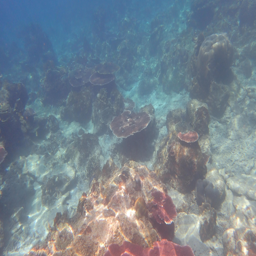
%> input picture 31x.png, 256 x 256 px
$ octave Main.m   (GNU Octave 9; MATLAB toolbox functions it lacks are replaced by stand-ins)
%> lines starting %> are read from the running program, lines starting %| are printed output that depends on the picture
% Underwater Image Enhancement Using Attention-Guided Autoencoder Framework
% Includes refined color and contrast enhancement
% Designed for four categories: Bluish Hazy, Greenish Hazy, Low-Light Bluish, Low-Light Greenish
%
close all;
clear;
clc;
tic;
%% Load the image and split channels
rgbImage = double(imread('31x.png')) / 255;
figure(1); imshow(rgbImage); title('Original Underwater Image');

% Validate input
if size(rgbImage, 3) ~= 3
    error('Image must be RGB.');
end

%% Step 1: Category Detection and Dehazing
% Detect dominant color and brightness for category
avg_rgb = mean(mean(rgbImage, 1), 2);
%> avg_rgb = [0.462 0.516 0.56]
brightness = mean(rgb2gray(rgbImage), 'all');
%> brightness = 0.505
if avg_rgb(3) > avg_rgb(2) && avg_rgb(3) > avg_rgb(1) % Blue dominates
    if brightness < 0.3
        category = 'Low-Light Bluish';
    else
        category = 'Bluish Hazy';
    end
elseif avg_rgb(2) > avg_rgb(3) && avg_rgb(2) > avg_rgb(1) % Green dominates
    if brightness < 0.3
        category = 'Low-Light Greenish';
    else
        category = 'Greenish Hazy';
    end
else
    category = 'Greenish Hazy'; % Default
end
disp(['Detected Category: ', category]);

% Dehazing with Dark Channel Prior
dark_channel = min(rgbImage, [], 3);
dark_channel = imfilter(dark_channel, ones(15,15)/225, 'replicate');
transmission = 1 - 0.7 * dark_channel; % Adjusted for better detail preservation
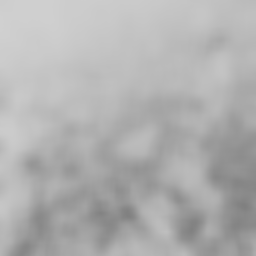
%> transmission: size 256x256 double; min 0.502, max 0.817, mean 0.693
transmission = max(0.1, transmission); % Minimum transmission
I_dehazed = zeros(size(rgbImage));
for c = 1:3
    I_dehazed(:,:,c) = (rgbImage(:,:,c) - 0.1) ./ transmission;
end
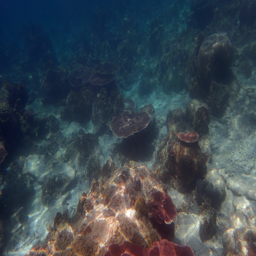
%> I_dehazed: size 256x256x3 double; mean R, G, B 0.55, 0.621, 0.676; drawn with min black and max white
I_dehazed = max(0, min(1, I_dehazed));
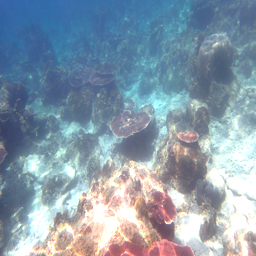
%> I_dehazed: size 256x256x3 double; mean R, G, B 0.535, 0.608, 0.669
fprintf('Dehazed range: [%.4f, %.4f]\n', min(I_dehazed(:)), max(I_dehazed(:)));
%| Dehazed range: [0.1709, 1.0000]
figure(2); imshow(I_dehazed); title('Dehazed Image');

%% Split channels for white balance
Ir = I_dehazed(:,:,1);
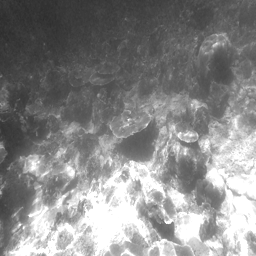
%> Ir: size 256x256 double; min 0.171, max 1, mean 0.535
Ig = I_dehazed(:,:,2);
Ib = I_dehazed(:,:,3);
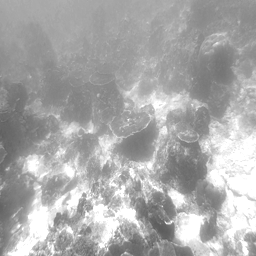
%> Ib: size 256x256 double; min 0.362, max 1, mean 0.669

Ir_mean = mean(Ir, 'all');
%> Ir_mean = 0.535
Ig_mean = mean(Ig, 'all');
%> Ig_mean = 0.608
Ib_mean = mean(Ib, 'all');
%> Ib_mean = 0.669

%% Color compensation with category tuning
alpha = 0.1;
switch category
    case 'Bluish Hazy'
        Irc = Ir + alpha * (Ig_mean - Ir_mean); % Boost red indirectly
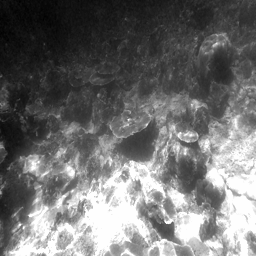
%> Irc: size 256x256 double; min 0.178, max 1.01, mean 0.542; drawn with min black and max white
        Ibc = Ib + 0 * (Ig_mean - Ib_mean);     % No blue compensation
    case 'Greenish Hazy'
        Irc = Ir + alpha * (Ig_mean - Ir_mean) * 1.2; % Boost red
        Ibc = Ib + 0 * (Ig_mean - Ib_mean);     % No blue compensation
    case 'Low-Light Bluish'
        Irc = Ir + alpha * (Ig_mean - Ir_mean) * 1.5; % Boost illumination
        Ibc = Ib + 0 * (Ig_mean - Ib_mean);     % No blue compensation
    case 'Low-Light Greenish'
        Irc = Ir + alpha * (Ig_mean - Ir_mean) * 1.5; % Boost illumination
        Ibc = Ib + 0 * (Ig_mean - Ib_mean);     % No blue compensation
end

%% White Balance
I = cat(3, Irc, Ig, Ibc);
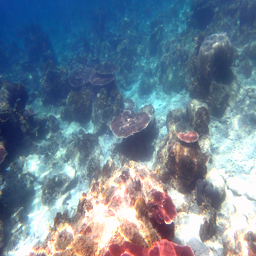
%> I: size 256x256x3 double; mean R, G, B 0.542, 0.608, 0.669; drawn with min black and max white
I_lin = rgb2lin(I);
%> I_lin: size 256x256x3 double; mean of channels 1, 2, 3 0.331, 0.379, 0.434
percentiles = 5;
%> (the run ends here)

$ run again, with 1.png copied over 31x.png
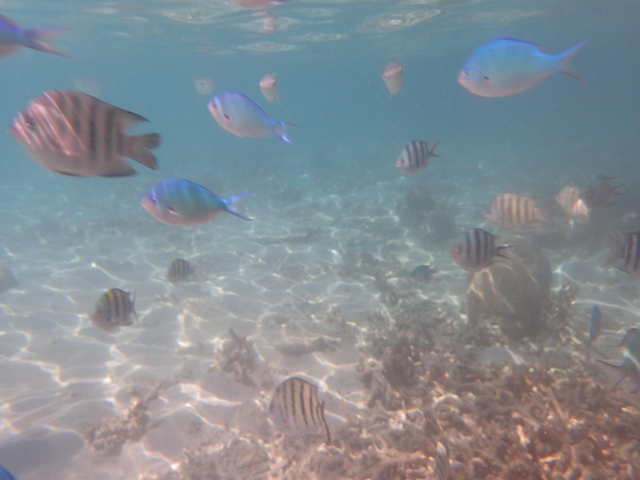
%> input picture 1.png, 640 x 480 px
%> avg_rgb = [0.517 0.55 0.577]
%> brightness = 0.543
%| Dehazed range: [0.2162, 1.0000]
%> `Ib = I_dehazed(:,:,3);`:
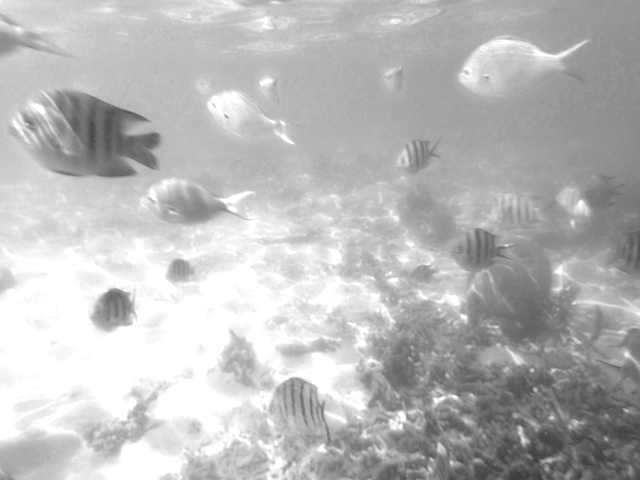
%> Ib: size 480x640 double; min 0.224, max 1, mean 0.73
%> Ir_mean = 0.64
%> Ig_mean = 0.692
%> Ib_mean = 0.73
%> `I = cat(3, Irc, Ig, Ibc);`:
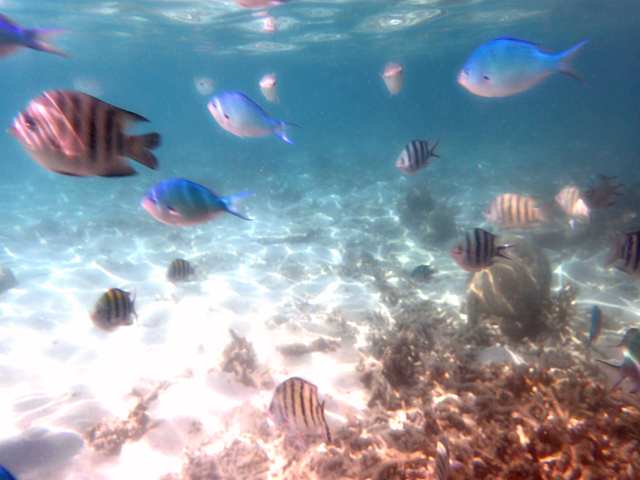
%> I: size 480x640x3 double; mean R, G, B 0.645, 0.692, 0.73; drawn with min black and max white
%> I_lin: size 480x640x3 double; mean of channels 1, 2, 3 0.433, 0.477, 0.532

$ run again, with 100001.png copied over 31x.png
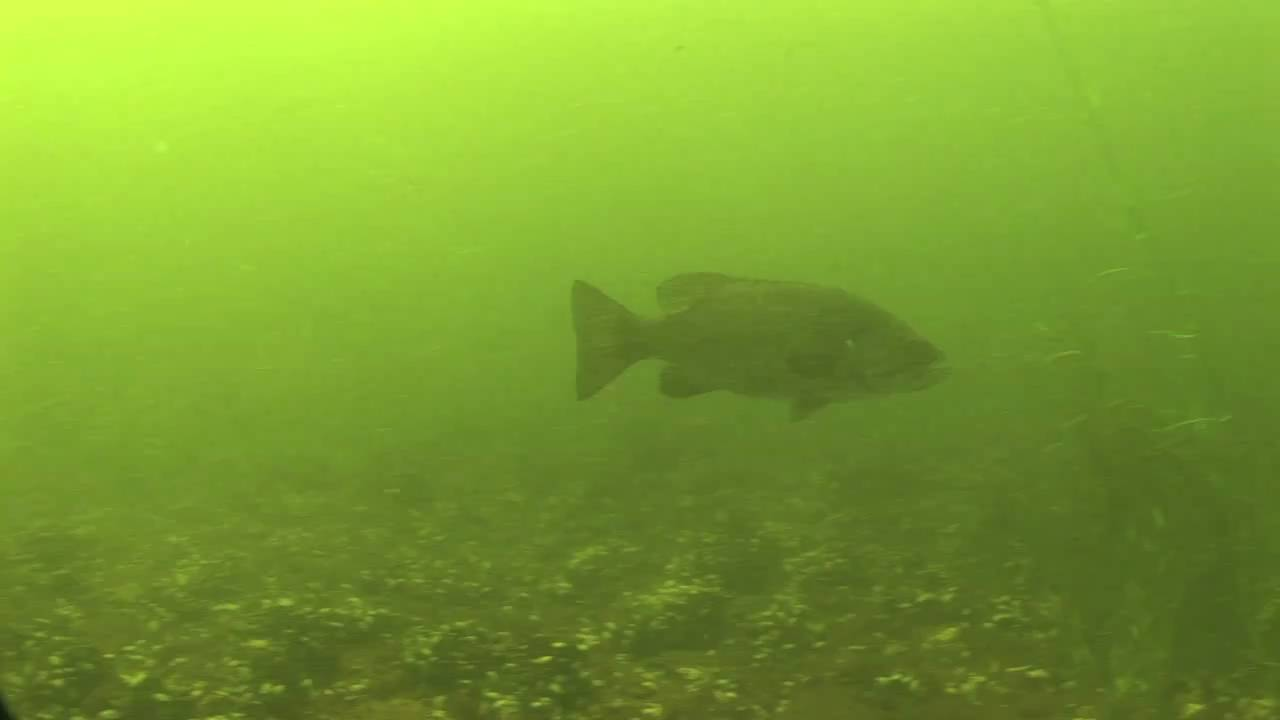
%> input picture 100001.png, 1280 x 720 px
%> avg_rgb = [0.479 0.621 0.188]
%> brightness = 0.53
%| Dehazed range: [0.0000, 1.0000]
%> `Ig = I_dehazed(:,:,2);`:
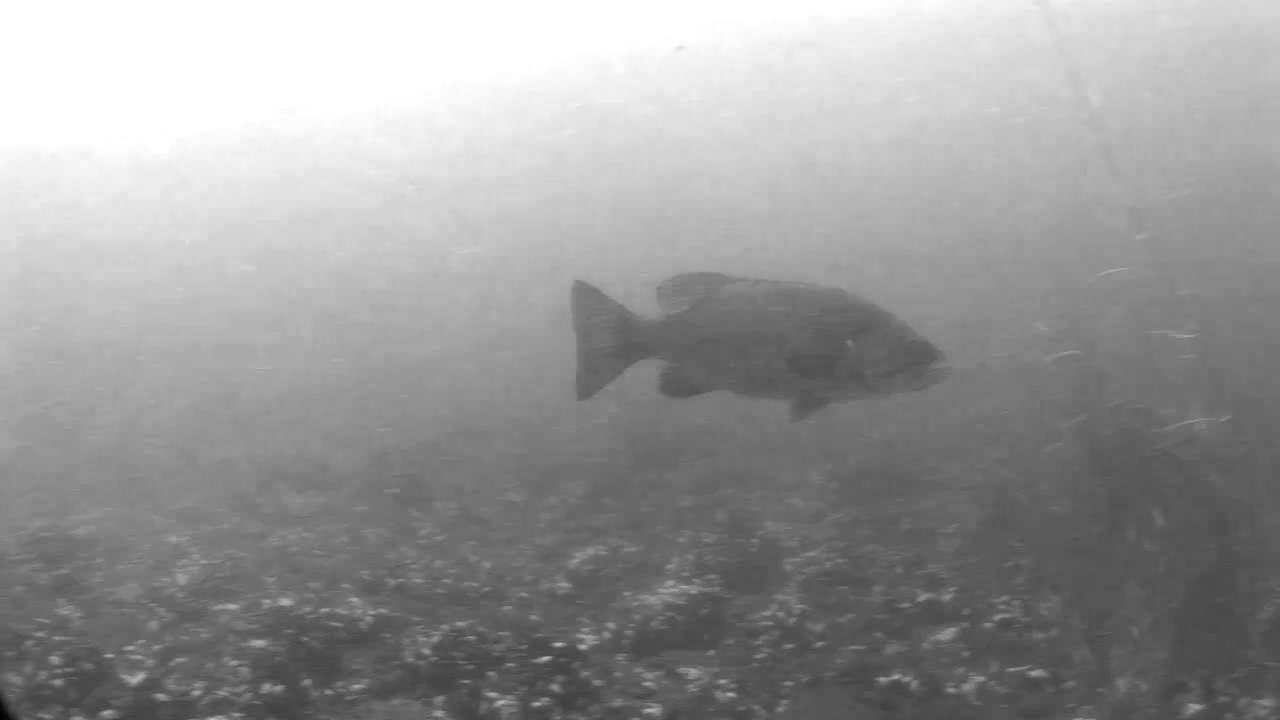
%> Ig: size 720x1280 double; min 0.00607, max 1, mean 0.603
%> `Ib = I_dehazed(:,:,3);`:
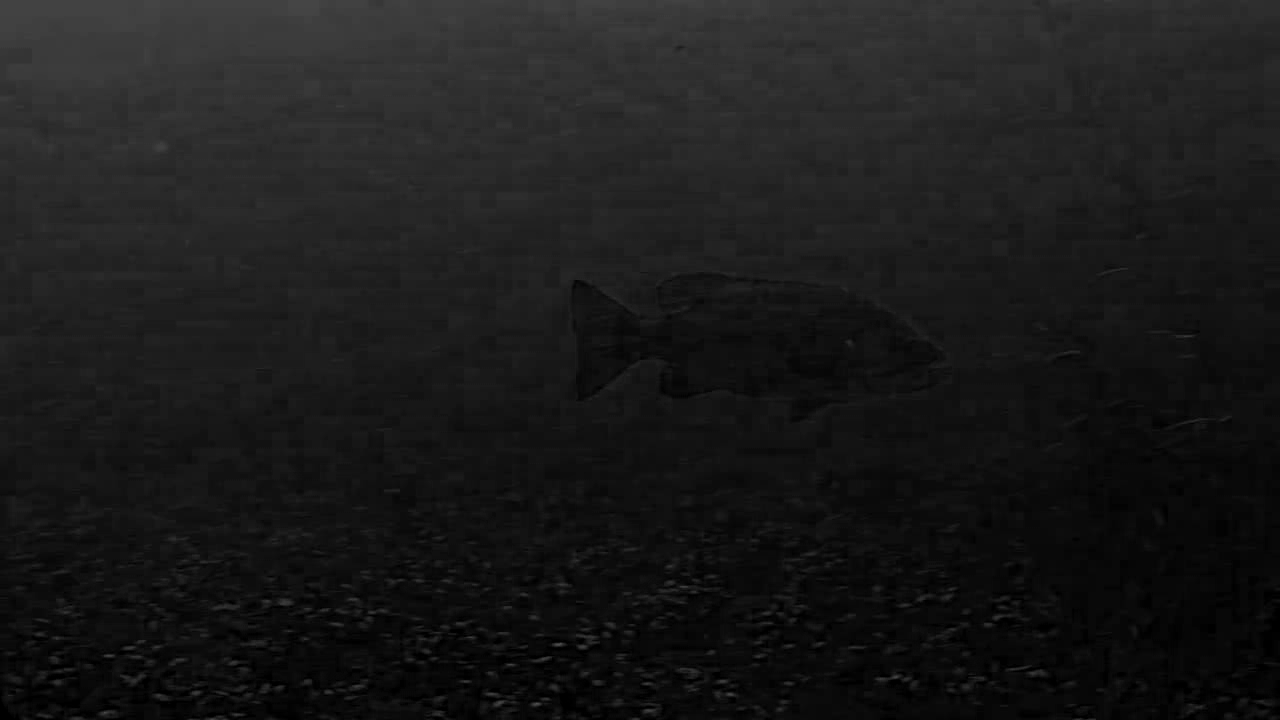
%> Ib: size 720x1280 double; min 0, max 0.321, mean 0.104
%> Ir_mean = 0.443
%> Ig_mean = 0.603
%> Ib_mean = 0.104
%> I_lin: size 720x1280x3 double; mean of channels 1, 2, 3 0.216, 0.386, 0.0131
